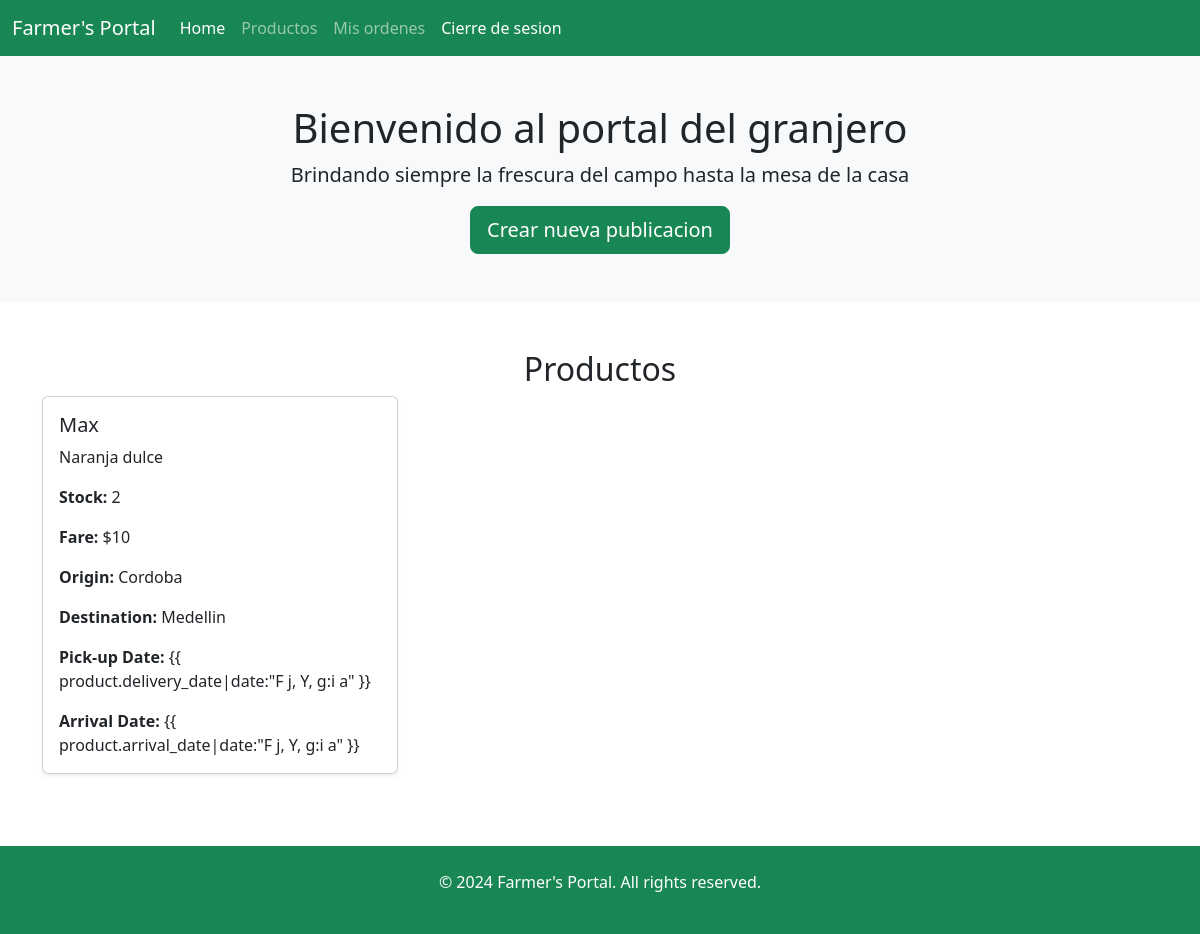
The app's page /Farmer/2/, older data.
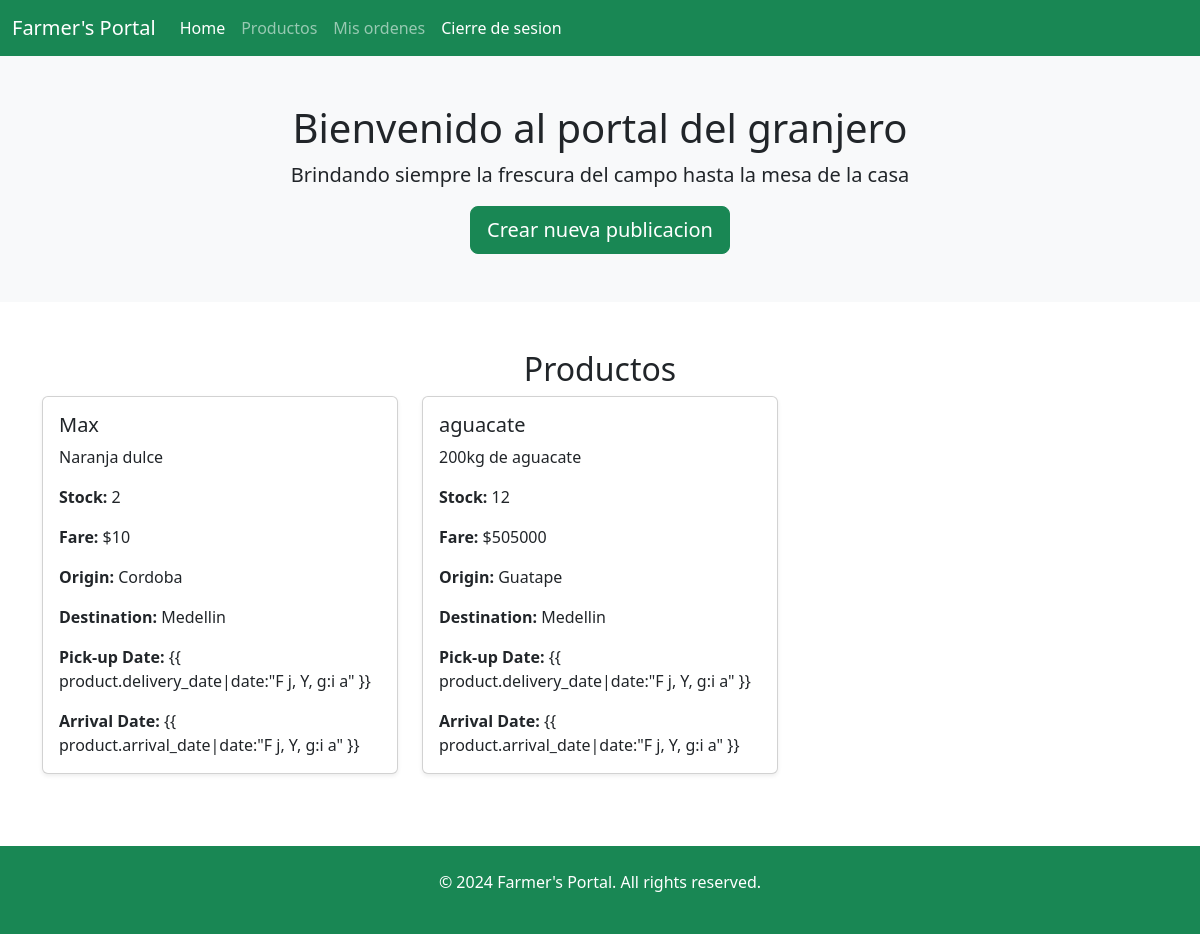
The same page, newer data.
### pages/models.py (models this page shows)
class Post(models.Model):
    farmer = models.ForeignKey(Farmer, on_delete=models.CASCADE)
    name = models.CharField(max_length=50)
    stock = models.IntegerField()
    delivery_date = models.DateTimeField()
    description = models.CharField(max_length=100)
    fare = models.IntegerField()
    arrival_date = models.DateTimeField()
    Origin = models.CharField(max_length=50)
    Destination = models.CharField(max_length=50)

### pages/views.py (the view)
# urls.py: path("Farmer/<int:farmer_id>/",views.FarmerHomePageView.as_view(),name="Farmer"),
class FarmerHomePageView(View):
    template_name = 'FarmerHome.html'
    def __init__(self, farmer_data_access: FarmerDataAccessInterface = FarmerDataAccess()):
        self.farmer_data_access = farmer_data_access
    def get(self, request, farmer_id, *args, **kwargs):
        farm = self.farmer_data_access.get_farmer(farmer_id)
        products = self.farmer_data_access.get_products(farm)
        context = {
            'farmer': farm,
            'products': products,
        }
        return render(request, self.template_name, context)

### pages/utils.py (called while the page is built)
    def get_farmer(self, farmer_id):
        return get_object_or_404(Farmer, pk=farmer_id)

    def get_products(self, farmer):
        return Post.objects.filter(farmer=farmer)

### pages/templates/FarmerHome.html (shortened to what this page needs)
{% load i18n %}
<!DOCTYPE html>
<html lang="en">
<head>
    <link href="https://cdn.jsdelivr.net/npm/bootstrap@5.3.0-alpha1/dist/css/bootstrap.min.css" rel="stylesheet">
</head>
<body>
    <nav class="navbar navbar-expand-lg navbar-dark bg-success">
        <div class="container-fluid">
            <a class="navbar-brand" href="#">Farmer's Portal</a>
            <div class="collapse navbar-collapse" id="navbarNav">
                <ul class="navbar-nav">
                    <li class="nav-item">
                        <a class="nav-link active" aria-current="page" href="#">Home</a>
                    </li>
                    <li class="nav-item">
                        <a class="nav-link" href="#">{% trans "productos" %}</a>
                    </li>
                    <a class="nav-link" href="{% url 'farmer_my_orders' farmer.id %}">{% trans "mis ordenes" %}</a>
                    <a class="nav-link active" aria-current="page" href="{% url 'logout' %}">{% trans "cierre s" %}</a>
                </ul>
            </div>
        </div>
    </nav>
    <div class="container-fluid bg-light text-center py-5">
        <h1>{% trans "Bienvenidos al portal del granjero" %}</h1>
        <p class="lead">{% trans "brindando siempre la frescura del campo hasta la mesa de la casa" %}</p>
        <a href="{% url 'create_product' farmer.id %}" class="btn btn-success btn-lg">{% trans "crear nueva publicacion" %}</a>
    </div>
    <div class="container py-5">
        <h2 class="text-center">{% trans "Productos" %}</h2>
        <div class="row">
            {% for product in products %}
            <div class="col-lg-4 col-md-6 mb-4">
                <div class="card shadow-sm">
                    <div class="card-body">
                        <h5 class="card-title">{{ product.name }}</h5>
                        <p class="card-text">{{ product.description }}</p>
                        <p class="card-text"><strong>Stock:</strong> {{ product.stock }}</p>
                        <p class="card-text"><strong>Fare:</strong> ${{ product.fare }}</p>
                        <p class="card-text"><strong>Origin:</strong> {{ product.Origin }}</p>
                        <p class="card-text"><strong>Destination:</strong> {{ product.Destination }}</p>
                        <p class="card-text"><strong>Pick-up Date:</strong> {{ product.delivery_date|date:"F j, Y, g:i
                            a" }}</p>
                        <p class="card-text"><strong>Arrival Date:</strong> {{ product.arrival_date|date:"F j, Y, g:i a"
                            }}</p>
                    </div>
                </div>
            </div>
            {% empty %}
            <p>{% trans "no hay productos" %}</p>
            {% endfor %}
        </div>
    </div>
    <footer class="bg-success text-white text-center py-4">
        <p>&copy; 2024 Farmer's Portal. All rights reserved.</p>
    </footer>
</body>
</html>

Row changes from the older to the newer data that the page shows:
added Post: name "aguacate", description "200kg de aguacate", stock "12", fare "505000", Origin "Guatape", Destination "Medellin"
